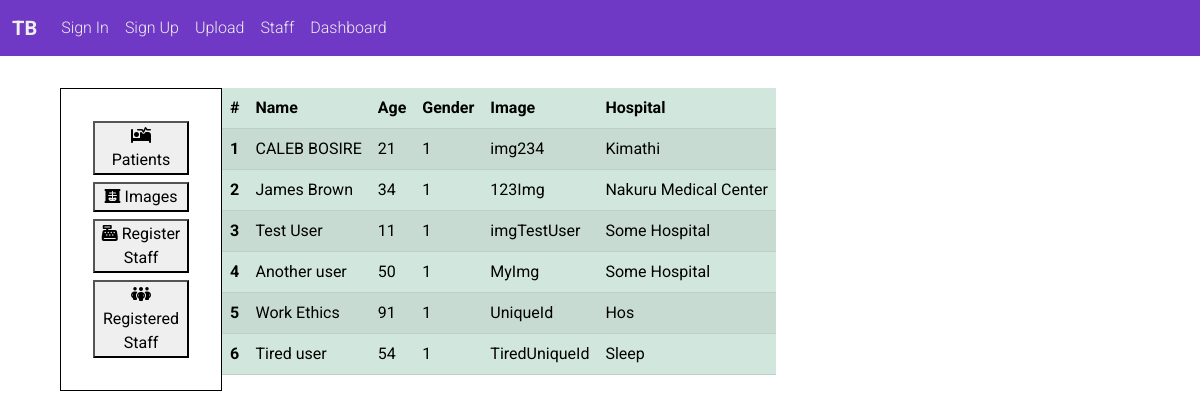
Before: /staff-dashboard with the older database file.
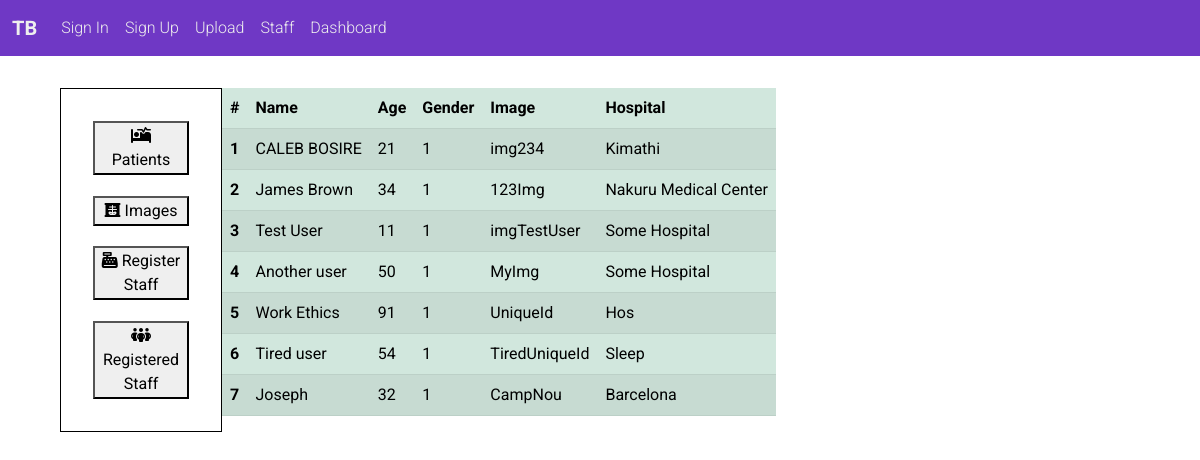
After: the same page with the newer database file.
### main.py (models this page shows)
class Patient(db.Model):
    __tablename__ = "patient"
    id = db.Column(db.Integer, primary_key=True)
    name = db.Column(db.String(250), nullable=False)
    age = db.Column(db.Integer, nullable=False)
    gender = db.Column(db.Integer, nullable=False)
    image_id = db.Column(db.String(250), nullable=False, unique=True)
    hospital = db.Column(db.String(500), nullable=False)

### main.py (the view)
@app.route("/staff-dashboard", methods=["GET", "POST"])
def staff_dashboard():
    patient_data = Patient.query.all()
    form = StaffRegister()
    return render_template("staff-dashboard.html", data=patient_data, form=form)

### templates/staff-dashboard.html (shortened to what this page needs)
{% include "header.html" %}
{% import "bootstrap/wtf.html" as wtf %}
<div class="staff-container">
    <div class="content">
        <div class="controls">
            <button onclick="patients()"><i class="fa-sharp fa-solid fa-bed-pulse"></i> Patients</button>
            <button onclick="images()"><i class="fa-solid fa-x-ray"></i> Images</button>
            <button onclick="register()"><i class="fa-sharp fa-solid fa-cash-register"></i> Register Staff</button>
            <button onclick="registered_staff()"><i class="fa-sharp fa-solid fa-people-group"></i> Registered Staff</button>
        </div>
        <div id="data">
            {% include "patient-table.html" %}
        </div>
    </div>
</div>
{% include "footer.html" %}

### templates/header.html (shortened to what this page needs)
<!DOCTYPE html>
<html lang="en">
<head>
    <link href="https://cdn.jsdelivr.net/npm/bootstrap@5.2.2/dist/css/bootstrap.min.css" rel="stylesheet">
    <link href="{{url_for('static', filename='css/styles.css')}}" rel="stylesheet">
</head>
<body>
<nav class="navbar navbar-expand-lg">
  <div class="container-fluid">
    <a class="navbar-brand" href="{{url_for('home')}}">TB</a>
    <div class="collapse navbar-collapse" id="navbarNav">
         <ul class="navbar-nav">
        {% if  not current_user.is_authenticated: %}
          <li class="nav-item">
             <a class="nav-link" href="{{url_for('login')}}">Sign In</a>
          </li>
          <li class="nav-item">
            <a class="nav-link" href="{{url_for('register')}}">Sign Up</a>
          </li>
        {% endif %}
        <li class="nav-item">
        <a class="nav-link" href="{{url_for('upload_image')}}">Upload</a>
      </li>
      <li class="nav-item">
          <a class="nav-link" href="{{url_for('staff_login')}}">Staff</a>
      </li>
      <li class="nav-item">
          <a class="nav-link" href="{{url_for('staff_dashboard')}}">Dashboard</a>
      </li>
    </ul>
    </div>
  </div>
</nav>

### templates/patient-table.html
<table class="table table-success table-striped">
                  <thead>
                    <tr>
                      <th scope="col">#</th>
                      <th scope="col">Name</th>
                      <th scope="col">Age</th>
                      <th scope="col">Gender</th>
                       <th scope="col">Image</th>
                       <th scope="col">Hospital</th>
                    </tr>
                  </thead>
                  <tbody>
                  {% for patient in data: %}
                        <tr>
                          <th scope="row">{{patient.id}}</th>
                          <td>{{patient.name}}</td>
                          <td>{{patient.age}}</td>
                          <td>{{patient.gender}}</td>
                          <td>{{patient.image_id}}</td>
                           <td>{{patient.hospital}}</td>
                        </tr>
                  {% endfor %}
                  </tbody>
            </table>

### templates/footer.html (shortened to what this page needs)
    </body>
</html>

### templates/header.html (style rules this page uses)
* { box-sizing:border-box; }
body { font-family: 'Roboto', sans-serif; }
.navbar.navbar-expand-lg { background-color:#6F38C5; }
.navbar-brand, .nav-link { color:#EEEEEE; }
.navbar-brand { font-weight:700; }
.nav-link { font-weight:300; }

### templates/staff-dashboard.html (style rules this page uses)
.staff-container { width:90%; margin:0 auto; margin-top:2em; }
.controls { display:flex; justify-content:space-between; border:1px solid black; }
@media (min-width:800px) { .content { display:flex; } }
@media (min-width:800px) { .controls { display:flex; flex-direction:column; width:15%; border:1px solid black; padding:2em; } }

Changed rows visible on the page:
added Patient: id "7", name "Joseph", age "32", gender "1", image_id "CampNou", hospital "Barcelona"
